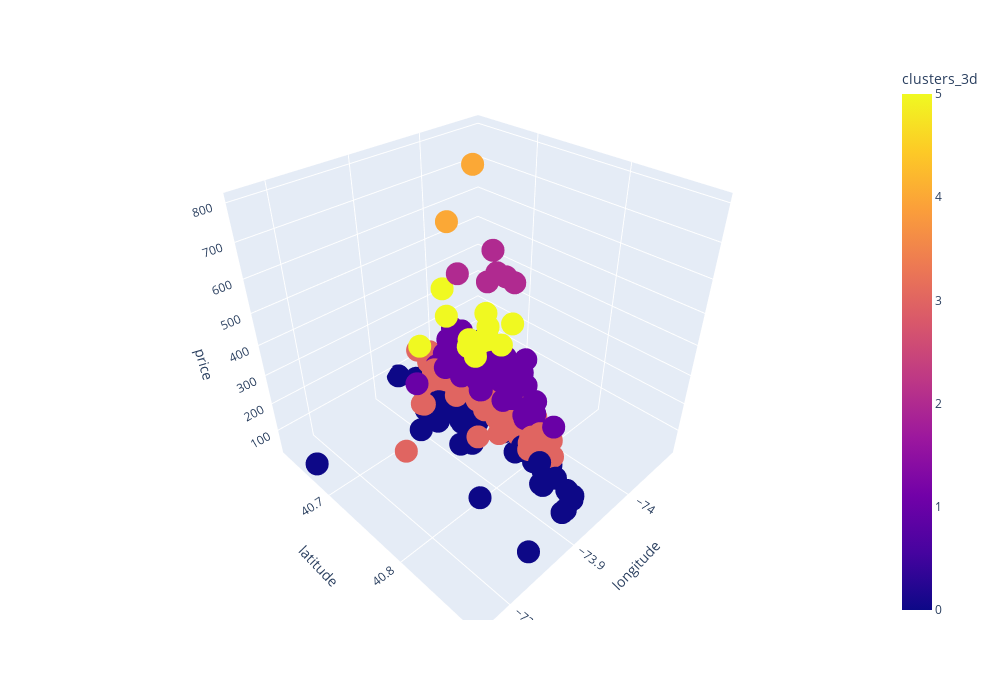

Here is the notebook cell this chart was saved with:
### Code cell
import plotly
import plotly.express as px

fig = px.scatter_3d(
    data_frame=df, 
    x = 'longitude', 
    y = 'latitude', 
    z = 'price', 
    color='clusters_3d', 

    width=1000,
    height=700
)

fig.show()

### Figure 1 — Plotly figure (JSON) as saved in the notebook; plotly's stock layout.template omitted (floating-point values rounded to 4 significant figures; data arrays with more than 128 entries replaced by an {"elided": "..."} marker saying what was removed)
{"data": [{"hovertemplate": "longitude=%{x}<br>latitude=%{y}<br>price=%{z}<br>clusters_3d=%{marker.color}<extra></extra>", "legendgroup": "", "marker": {"color": {"elided": "350 int values"}, "coloraxis": "coloraxis", "symbol": "circle"}, "mode": "markers", "name": "", "scene": "scene", "showlegend": false, "type": "scatter3d", "x": {"elided": "350 float values"}, "y": {"elided": "350 float values"}, "z": {"elided": "350 int values"}}], "layout": {"coloraxis": {"colorbar": {"title": {"text": "clusters_3d"}}, "colorscale": [[0, "#0d0887"], [0.1111, "#46039f"], [0.2222, "#7201a8"], [0.3333, "#9c179e"], [0.4444, "#bd3786"], [0.5556, "#d8576b"], [0.6667, "#ed7953"], [0.7778, "#fb9f3a"], [0.8889, "#fdca26"], [1, "#f0f921"]]}, "height": 700, "legend": {"tracegroupgap": 0}, "margin": {"t": 60}, "scene": {"domain": {"x": [0, 1], "y": [0, 1]}, "xaxis": {"title": {"text": "longitude"}}, "yaxis": {"title": {"text": "latitude"}}, "zaxis": {"title": {"text": "price"}}}, "width": 1000}}
